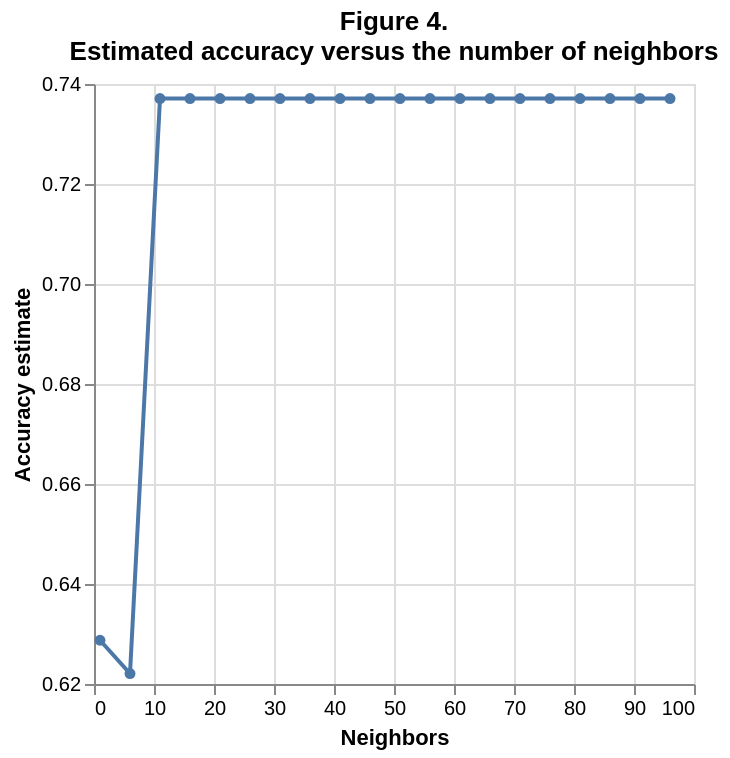

This figure's notebook cell:
### Code cell
accuracy_vs_k = alt.Chart(accuracies_grid, title=("Figure 4.", "Estimated accuracy versus the number of neighbors")).mark_line(point=True).encode(
    x=alt.X("n_neighbors").title("Neighbors"),
    y=alt.Y("mean_test_score")
        .scale(zero=False)
        .title("Accuracy estimate")
)

accuracy_vs_k

### Figure 1 — Vega specification as saved in the notebook (floating-point values rounded to 4 significant figures)
{"$schema": "https://vega.github.io/schema/vega/v5.json", "data": [{"name": "source_0", "values": [{"mean_test_score": 0.6288, "n_neighbors": 1}, {"mean_test_score": 0.6221, "n_neighbors": 6}, {"mean_test_score": 0.7371, "n_neighbors": 11}, {"mean_test_score": 0.7371, "n_neighbors": 16}, {"mean_test_score": 0.7371, "n_neighbors": 21}, {"mean_test_score": 0.7371, "n_neighbors": 26}, {"mean_test_score": 0.7371, "n_neighbors": 31}, {"mean_test_score": 0.7371, "n_neighbors": 36}, {"mean_test_score": 0.7371, "n_neighbors": 41}, {"mean_test_score": 0.7371, "n_neighbors": 46}, {"mean_test_score": 0.7371, "n_neighbors": 51}, {"mean_test_score": 0.7371, "n_neighbors": 56}, {"mean_test_score": 0.7371, "n_neighbors": 61}, {"mean_test_score": 0.7371, "n_neighbors": 66}, {"mean_test_score": 0.7371, "n_neighbors": 71}, {"mean_test_score": 0.7371, "n_neighbors": 76}, {"mean_test_score": 0.7371, "n_neighbors": 81}, {"mean_test_score": 0.7371, "n_neighbors": 86}, {"mean_test_score": 0.7371, "n_neighbors": 91}, {"mean_test_score": 0.7371, "n_neighbors": 96}]}, {"name": "data_0", "values": [{"mean_test_score": 0.6288, "n_neighbors": 1}, {"mean_test_score": 0.6221, "n_neighbors": 6}, {"mean_test_score": 0.7371, "n_neighbors": 11}, {"mean_test_score": 0.7371, "n_neighbors": 16}, {"mean_test_score": 0.7371, "n_neighbors": 21}, {"mean_test_score": 0.7371, "n_neighbors": 26}, {"mean_test_score": 0.7371, "n_neighbors": 31}, {"mean_test_score": 0.7371, "n_neighbors": 36}, {"mean_test_score": 0.7371, "n_neighbors": 41}, {"mean_test_score": 0.7371, "n_neighbors": 46}, {"mean_test_score": 0.7371, "n_neighbors": 51}, {"mean_test_score": 0.7371, "n_neighbors": 56}, {"mean_test_score": 0.7371, "n_neighbors": 61}, {"mean_test_score": 0.7371, "n_neighbors": 66}, {"mean_test_score": 0.7371, "n_neighbors": 71}, {"mean_test_score": 0.7371, "n_neighbors": 76}, {"mean_test_score": 0.7371, "n_neighbors": 81}, {"mean_test_score": 0.7371, "n_neighbors": 86}, {"mean_test_score": 0.7371, "n_neighbors": 91}, {"mean_test_score": 0.7371, "n_neighbors": 96}]}], "marks": [{"type": "line", "name": "layer_0_marks", "from": {"data": "source_0"}, "sort": {"field": "x"}, "encode": {"update": {"x": {"field": "n_neighbors", "scale": "x"}, "stroke": {"value": "#4c78a8"}, "y": {"field": "mean_test_score", "scale": "y"}, "defined": {"signal": "isValid(datum[\"n_neighbors\"]) && isFinite(+datum[\"n_neighbors\"]) && isValid(datum[\"mean_test_score\"]) && isFinite(+datum[\"mean_test_score\"])"}}}, "style": ["line"]}, {"type": "symbol", "name": "layer_1_marks", "from": {"data": "data_0"}, "encode": {"update": {"fill": {"value": "#4c78a8"}, "x": {"field": "n_neighbors", "scale": "x"}, "y": {"field": "mean_test_score", "scale": "y"}, "opacity": {"value": 1}}}, "style": ["point"]}], "scales": [{"name": "x", "type": "linear", "domain": {"fields": [{"data": "source_0", "field": "n_neighbors"}, {"data": "data_0", "field": "n_neighbors"}]}, "range": [0, {"signal": "width"}], "nice": true, "zero": false}, {"name": "y", "type": "linear", "domain": {"fields": [{"data": "source_0", "field": "mean_test_score"}, {"data": "data_0", "field": "mean_test_score"}]}, "range": [{"signal": "height"}, 0], "zero": false, "nice": true}], "axes": [{"scale": "x", "domain": false, "grid": true, "labels": false, "maxExtent": 0, "orient": "bottom", "gridScale": "y", "minExtent": 0, "ticks": false, "zindex": 0, "aria": false, "tickCount": {"signal": "ceil(width/40)"}}, {"scale": "y", "domain": false, "labels": false, "minExtent": 0, "grid": true, "zindex": 0, "tickCount": {"signal": "ceil(height/40)"}, "aria": false, "orient": "left", "maxExtent": 0, "ticks": false, "gridScale": "x"}, {"scale": "x", "title": "Neighbors", "labelOverlap": true, "tickCount": {"signal": "ceil(width/40)"}, "grid": false, "orient": "bottom", "labelFlush": true, "zindex": 0}, {"scale": "y", "tickCount": {"signal": "ceil(height/40)"}, "title": "Accuracy estimate", "labelOverlap": true, "grid": false, "orient": "left", "zindex": 0}], "title": {"text": ["Figure 4.", "Estimated accuracy versus the number of neighbors"], "frame": "group"}, "height": 300, "style": "cell", "width": 300, "padding": 5, "background": "white"}
